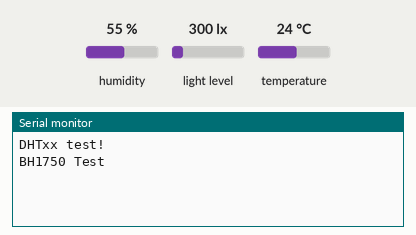
The sketch below on a simulated Arduino Uno, built with avr-gcc and run on an emulated ATmega328P. Parts: the last lines printed to the serial monitor. Inputs (shaded band) come from the test bench; at power-on: humidity 55 %, light level 300 lx, temperature 24 °C.

Above: at 2.3 s.
2.4 s: humidity set to 22 %
At 10.4 s:
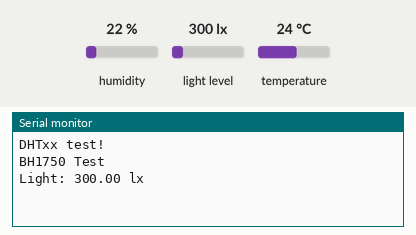
16.3 s: light level set to 40 lx
At 22.9 s:
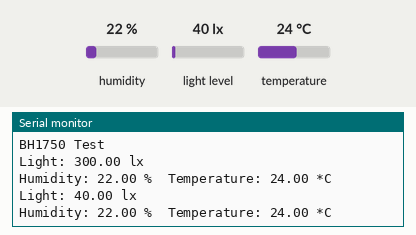
30.2 s: temperature set to 12 °C
At 30.6 s:
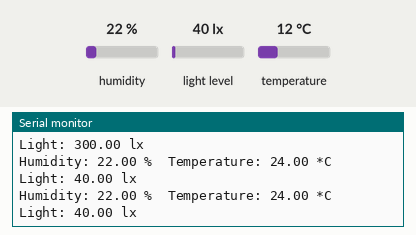
44.1 s: light level set to 500 lx
At 52.0 s:
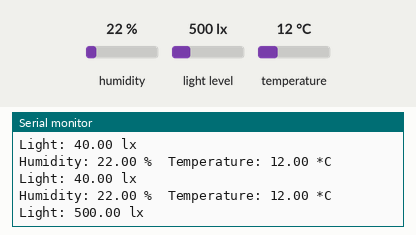
58.0 s: humidity set to 40 %
At 62.7 s:
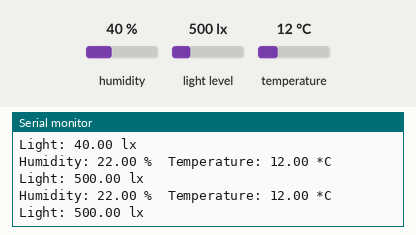
Timing chart, 0 to 64.2 s (numbered marks = the images above; inputs shaded):
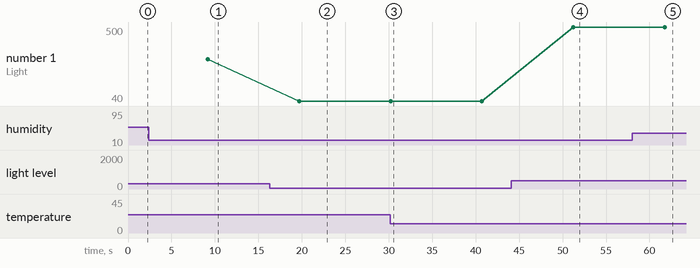

Measured:
- after the input at 16.3 s, the serial monitor: prints a new line after 3.4 s (image 2)
- after the input at 44.1 s, the serial monitor: prints a new line after 7.1 s (image 4)
- plotted number 1: 300 → 40 after the input at 16.3 s, 40 → 500 after the input at 44.1 s

The sketch:

TempHumLightWatchdog.ino
```cpp
#include <Adafruit_Sensor.h>
#include <DHT.h>
#include <Wire.h>
#include <BH1750.h>
#include <avr/pgmspace.h>
#include <LowPower.h>

#define DHTPIN 3
#define DHTPOWERPIN 4
#define BHPOWERPIN 5

#define DHTTYPE DHT22

DHT dht(DHTPIN, DHTTYPE);

BH1750 lightMeter(0x23);

void readTempHum();
void readLight();

void setup() {
  pinMode(DHTPOWERPIN,OUTPUT);
  digitalWrite(DHTPOWERPIN,HIGH);
  pinMode(BHPOWERPIN,OUTPUT);
  digitalWrite(BHPOWERPIN,HIGH);
  delay(1000); // give some time to send data over Serial before going to sleep

  Serial.begin(115200);
  Serial.println(F("DHTxx test!"));
  dht.begin();
  lightMeter.begin(BH1750::CONTINUOUS_HIGH_RES_MODE);
  Serial.println(F("BH1750 Test"));
  delay(100); // give some time to send data over Serial before going to sleep
}

void loop() {
  // Enter power down state for 8 s with ADC and BOD module disabled
  LowPower.powerDown(SLEEP_8S, ADC_OFF, BOD_OFF);
  delay(100); // give him some time to wake up from sleep :D
  readLight();
  readTempHum();
  delay(100); // give some time to send data over Serial
}


void readTempHum() {
  digitalWrite(DHTPOWERPIN, HIGH);

  // Wait at least 2 seconds seconds between measurements.
  unsigned long previousMillis = millis();
  unsigned long currentMillis = millis();
  while (currentMillis - previousMillis <= 2300) {
    // save the last time you read the sensor
    currentMillis = millis();
  }

  Serial.print(F("Humidity: "));
  Serial.print(dht.readHumidity());
  Serial.print(F(" %\t"));
  Serial.print(F("Temperature: "));
  Serial.print(dht.readTemperature());
  Serial.println(F(" *C "));
}

void readLight() {
  digitalWrite(BHPOWERPIN,HIGH);
  Serial.print(F("Light: "));
  Serial.print(lightMeter.readLightLevel());
  Serial.println(F(" lx"));
}
```
